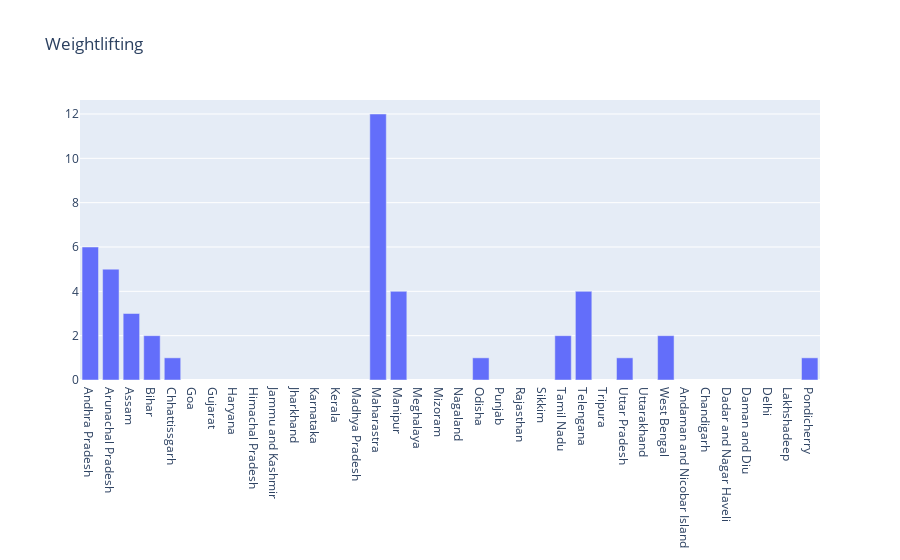

Here is the notebook cell this chart was saved with:
### Code cell
fig = go.Figure()

fig.add_bar(x = x, y = y)

fig.update_layout(title = 'Weightlifting')

### Figure 1 — Plotly figure (JSON) as saved in the notebook; plotly's stock layout.template omitted (floating-point values rounded to 4 significant figures)
{"data": [{"type": "bar", "x": ["Andhra Pradesh", "Arunachal Pradesh", "Assam", "Bihar", "Chhattissgarh", "Goa", "Gujarat", "Haryana", "Himachal Pradesh", "Jammu and Kashmir", "Jharkhand", "Karnataka", "Kerala", "Madhya Pradesh", "Maharastra", "Manipur", "Meghalaya", "Mizoram", "Nagaland", "Odisha", "Punjab", "Rajasthan", "Sikkim", "Tamil Nadu", "Telengana", "Tripura", "Uttar Pradesh", "Uttarakhand", "West Bengal", "Andaman and Nicobar Island", "Chandigarh", "Dadar and Nagar Haveli", "Daman and Diu", "Delhi", "Lakhshadeep", "Pondicherry"], "y": ["6", "5", "3", "2", "1", null, null, null, null, null, null, null, null, null, "12", "4", null, null, null, "1", null, null, null, "2", "4", null, "1", null, "2", null, null, null, null, null, null, "1"]}], "layout": {"title": {"text": "Weightlifting"}}}
